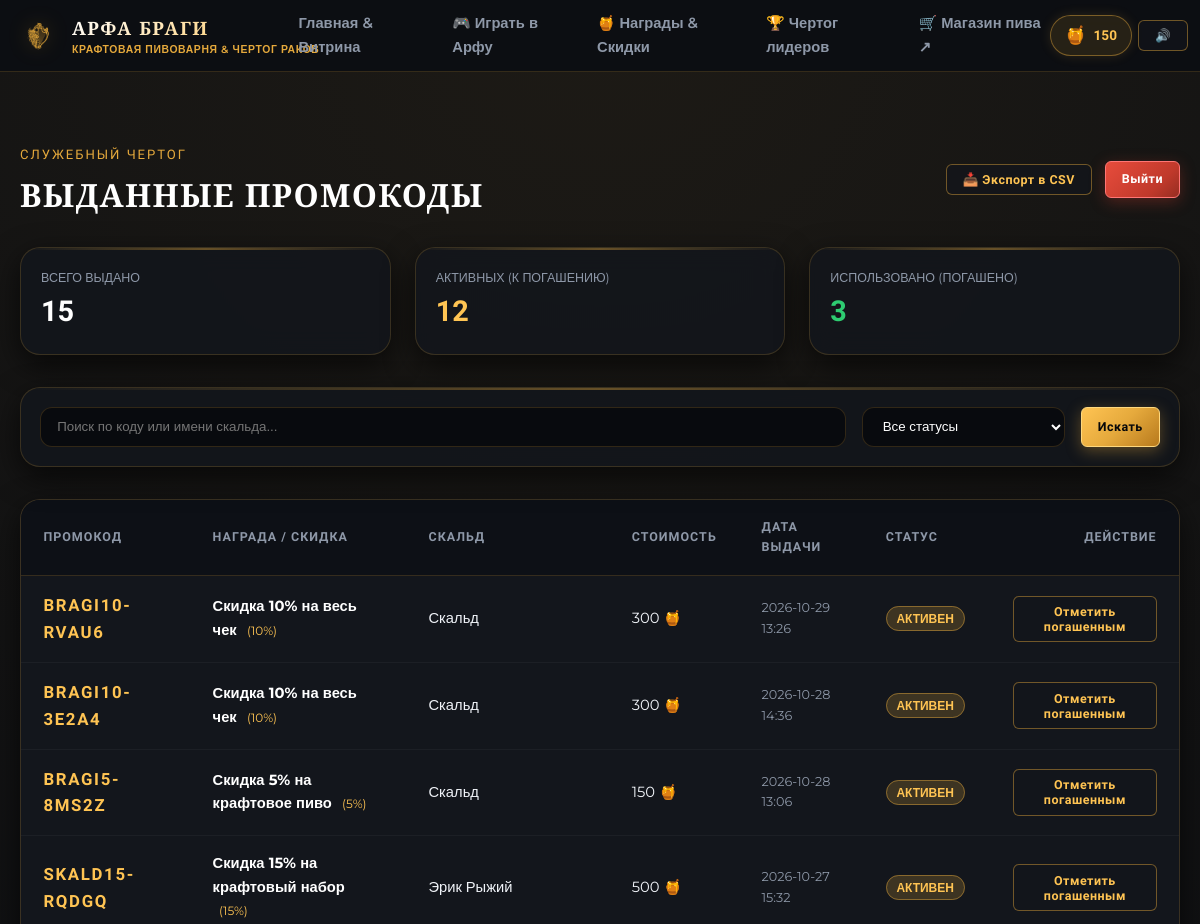
/admin/promos (signed in, upper part), run on an earlier commit of the app's database.
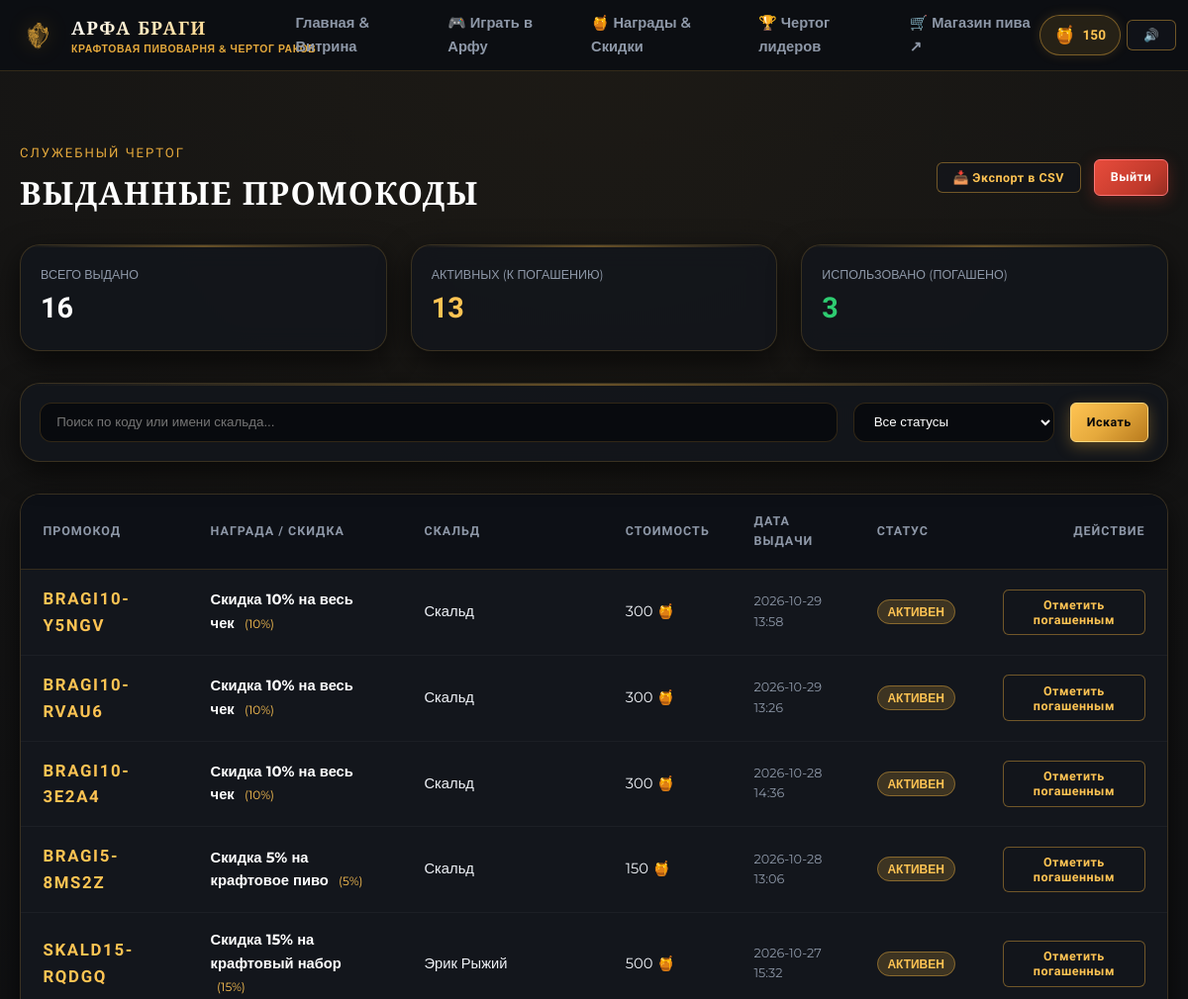
And on a later commit of the database.
### tables this page shows
CREATE TABLE promo_codes (
            id INTEGER PRIMARY KEY AUTOINCREMENT,
            code TEXT UNIQUE NOT NULL,
            reward_tier TEXT NOT NULL,
            title TEXT NOT NULL,
            discount_percent INTEGER NOT NULL,
            mead_cost INTEGER NOT NULL,
            player_id INTEGER,
            player_name TEXT,
            is_used INTEGER DEFAULT 0,
            created_at TIMESTAMP DEFAULT CURRENT_TIMESTAMP,
            used_at TIMESTAMP,
            FOREIGN KEY(player_id) REFERENCES players(id) ON DELETE SET NULL
        );

### app.py (the view, shortened to what this page needs)
@app.route('/admin/promos', methods=['GET', 'POST'])
def admin_promos():
    auth_key = request.args.get('key')
    if auth_key == Config.ADMIN_PASSWORD:
        session['admin_authenticated'] = True
    is_admin = session.get('admin_authenticated', False)
    if not is_admin:
        return render_template('admin_login.html')
    search = request.args.get('search')
    status = request.args.get('status')
    promos = get_all_promos(search=search, status=status)
    total_promos = len(promos)
    used_count = sum(1 for p in promos if p['is_used'])
    active_count = total_promos - used_count
    return render_template(
        'admin_promos.html',
        promos=promos,
        total_promos=total_promos,
        used_count=used_count,
        active_count=active_count,
        search=search or '',
        status=status or 'all'
    )

### app.py (called while the page is built)
@app.context_processor
def inject_global_context():
    logos = discover_logo_assets()
    return {
        'config': Config,
        'logos': logos,
        'shop_url': Config.SHOP_URL,
        'brewery_name': Config.BREWERY_NAME,
        'brewery_tagline': Config.BREWERY_TAGLINE,
        'brewery_city': Config.BREWERY_CITY,
        'brewery_phone': Config.BREWERY_PHONE
    }

### models.py (called while the page is built)
def get_db():
    conn = sqlite3.connect(str(Config.DB_PATH))
    conn.row_factory = sqlite3.Row
    conn.execute("PRAGMA foreign_keys = ON")
    return conn

def get_all_promos(search: Optional[str] = None, status: Optional[str] = None) -> List[Dict[str, Any]]:
    with get_db() as conn:
        cursor = conn.cursor()
        query = "SELECT * FROM promo_codes WHERE 1=1"
        params = []
        if search:
            query += " AND (code LIKE ? OR player_name LIKE ? OR title LIKE ?)"
            term = f"%{search.strip()}%"
            params.extend([term, term, term])
        if status == 'active':
            query += " AND is_used = 0"
        elif status == 'used':
            query += " AND is_used = 1"
        query += " ORDER BY created_at DESC"
        cursor.execute(query, params)
        return [dict(r) for r in cursor.fetchall()]

### templates/admin_promos.html (shortened to what this page needs)
{% extends 'base.html' %}
{% block content %}
<section class="section">
  <div class="container">
    <div style="display: flex; justify-content: space-between; align-items: center; margin-bottom: 2rem; flex-wrap: wrap; gap: 1rem;">
      <div>
        <div class="section-eyebrow">Служебный чертог</div>
        <h1 class="section-title" style="font-size: 2rem; margin-bottom: 0;">ВЫДАННЫЕ ПРОМОКОДЫ</h1>
      </div>
      <div style="display: flex; gap: 0.8rem; align-items: center;">
        <button class="btn btn-outline btn-sm" id="btnExportCsv">
          📥 Экспорт в CSV
        </button>
        <a href="{{ url_for('admin_logout') }}" class="btn btn-ruby btn-sm">
          Выйти
        </a>
      </div>
    </div>
    <div style="display: grid; grid-template-columns: repeat(auto-fit, minmax(200px, 1fr)); gap: 1.5rem; margin-bottom: 2rem;">
      <div class="viking-card" style="padding: 1.25rem;">
        <div class="text-muted" style="font-size: 0.78rem; text-transform: uppercase;">Всего выдано</div>
        <div style="font-family: var(--font-heading); font-size: 1.8rem; font-weight: 800; color: #fff;">{{ total_promos }}</div>
      </div>
      <div class="viking-card" style="padding: 1.25rem;">
        <div class="text-muted" style="font-size: 0.78rem; text-transform: uppercase;">Активных (к погашению)</div>
        <div style="font-family: var(--font-heading); font-size: 1.8rem; font-weight: 800; color: var(--gold-bright);">{{ active_count }}</div>
      </div>
      <div class="viking-card" style="padding: 1.25rem;">
        <div class="text-muted" style="font-size: 0.78rem; text-transform: uppercase;">Использовано (погашено)</div>
        <div style="font-family: var(--font-heading); font-size: 1.8rem; font-weight: 800; color: #2ecc71;">{{ used_count }}</div>
      </div>
    </div>
    <div class="viking-card" style="margin-bottom: 2rem; padding: 1.2rem;">
      <form method="GET" action="{{ url_for('admin_promos') }}" style="display: flex; gap: 1rem; flex-wrap: wrap;">
        <select name="status" style="padding: 0.65rem 1rem; background: #080a0e; border: 1px solid var(--border-subtle); border-radius: var(--radius-md); color: #fff;">
          <option value="all" {% if status == 'all' %}selected{% endif %}>Все статусы</option>
        </select>
        <button type="submit" class="btn btn-gold btn-sm">Искать</button>
      </form>
    </div>
    <div class="leaderboard-table-card">
      <table class="skald-table" id="promosTable">
        <thead>
          <tr>
            <th>Промокод</th>
            <th>Награда / Скидка</th>
            <th>Скальд</th>
            <th>Стоимость</th>
            <th>Дата выдачи</th>
            <th>Статус</th>
            <th style="text-align: right;">Действие</th>
          </tr>
        </thead>
        <tbody>
          {% if promos %}
            {% for p in promos %}
            <tr id="row-{{ p.id }}">
              <td>
                <span class="promo-code-text" style="font-size: 1.05rem;">{{ p.code }}</span>
              </td>
              <td>
                <strong style="color: #fff;">{{ p.title }}</strong>
                <span style="font-size: 0.75rem; color: var(--gold-bright); margin-left: 0.4rem;">({{ p.discount_percent }}%)</span>
              </td>
              <td>{{ p.player_name or 'Анонимный скальд' }}</td>
              <td>{{ p.mead_cost }} 🍯</td>
              <td style="font-size: 0.8rem; color: var(--text-muted);">
                {{ p.created_at[:16].replace('T', ' ') if p.created_at else '' }}
              </td>
              <td>
                <span class="status-badge-val" id="badge-{{ p.id }}" style="font-size: 0.75rem; padding: 0.25rem 0.6rem; border-radius: var(--radius-full); font-weight: 700; background: {% if p.is_used %}rgba(46, 204, 113, 0.2); color: #2ecc71; border: 1px solid #2ecc71;{% else %}rgba(229, 169, 60, 0.2); color: var(--gold-bright); border: 1px solid var(--border-gold);{% endif %}">
                  {% if p.is_used %}ПОГАШЕН{% else %}АКТИВЕН{% endif %}
                </span>
              </td>
              <td style="text-align: right;">
                <button class="btn btn-outline btn-sm btn-toggle-status" data-id="{{ p.id }}">
                  {% if p.is_used %}Вернуть в активные{% else %}Отметить погашенным{% endif %}
                </button>
              </td>
            </tr>
            {% endfor %}
          {% else %}
            <tr>
              <td colspan="7" style="text-align: center; padding: 3rem; color: var(--text-dim);">
                Промокоды не найдены.
              </td>
            </tr>
          {% endif %}
        </tbody>
      </table>
    </div>
  </div>
</section>
{% endblock %}

### templates/base.html (shortened to what this page needs)
<!DOCTYPE html>
<html lang="ru">
<head>
  <link rel="stylesheet" href="{{ url_for('static', filename='css/style.css') }}">
</head>
<body>
  <header class="navbar">
    <div class="container nav-container">
      <a href="{{ url_for('index') }}" class="brand-link">
        <img src="{{ url_for('static', filename=logos.emblem) }}" alt="{{ brewery_name }}" class="nav-emblem">
        <div class="brand-text">
          <span class="brand-title">{{ brewery_name }}</span>
          <span class="brand-subtitle">{{ brewery_tagline }}</span>
        </div>
      </a>
      <nav>
        <ul class="nav-menu" id="navMenu">
          <li><a href="{{ url_for('index') }}" class="nav-link {% if request.endpoint == 'index' %}active{% endif %}">Главная & Витрина</a></li>
          <li><a href="{{ url_for('game') }}" class="nav-link btn-open-game-window {% if request.endpoint == 'game' %}active{% endif %}">🎮 Играть в Арфу</a></li>
          <li><a href="{{ url_for('rewards') }}" class="nav-link {% if request.endpoint == 'rewards' %}active{% endif %}">🍯 Награды & Скидки</a></li>
          <li><a href="{{ url_for('leaderboard') }}" class="nav-link {% if request.endpoint == 'leaderboard' %}active{% endif %}">🏆 Чертог лидеров</a></li>
          <li><a href="{{ shop_url }}" target="_blank" rel="noopener noreferrer" class="nav-link">🛒 Магазин пива ↗</a></li>
        </ul>
      </nav>
      <div class="nav-right">
        <a href="{{ url_for('rewards') }}" class="header-mead-badge" title="Твоя медовуха для обмена на скидки">
          <span class="header-mead-icon">🍯</span>
          <span id="headerMeadCount">0</span>
        </a>
        <button id="btnToggleAudio" class="btn btn-outline btn-sm" aria-label="Звук" title="Включить / Выключить звук">
          <span id="audioBtnIcon">🔊</span>
        </button>
      </div>
    </div>
  </header>
  <main>
    {% block content %}{% endblock %}
  </main>
</body>
</html>

What changed in the data, as far as the page shows it:
added promo_codes: code "BRAGI10-Y5NGV", title "Скидка 10% на весь чек", discount_percent "10", player_name "Скальд", mead_cost "300", created_at "2026-10-29 13:58", is_used "АКТИВЕН"
Also different on the page:
{{ total_promos }}: "15" → "16"
{{ active_count }}: "12" → "13"
